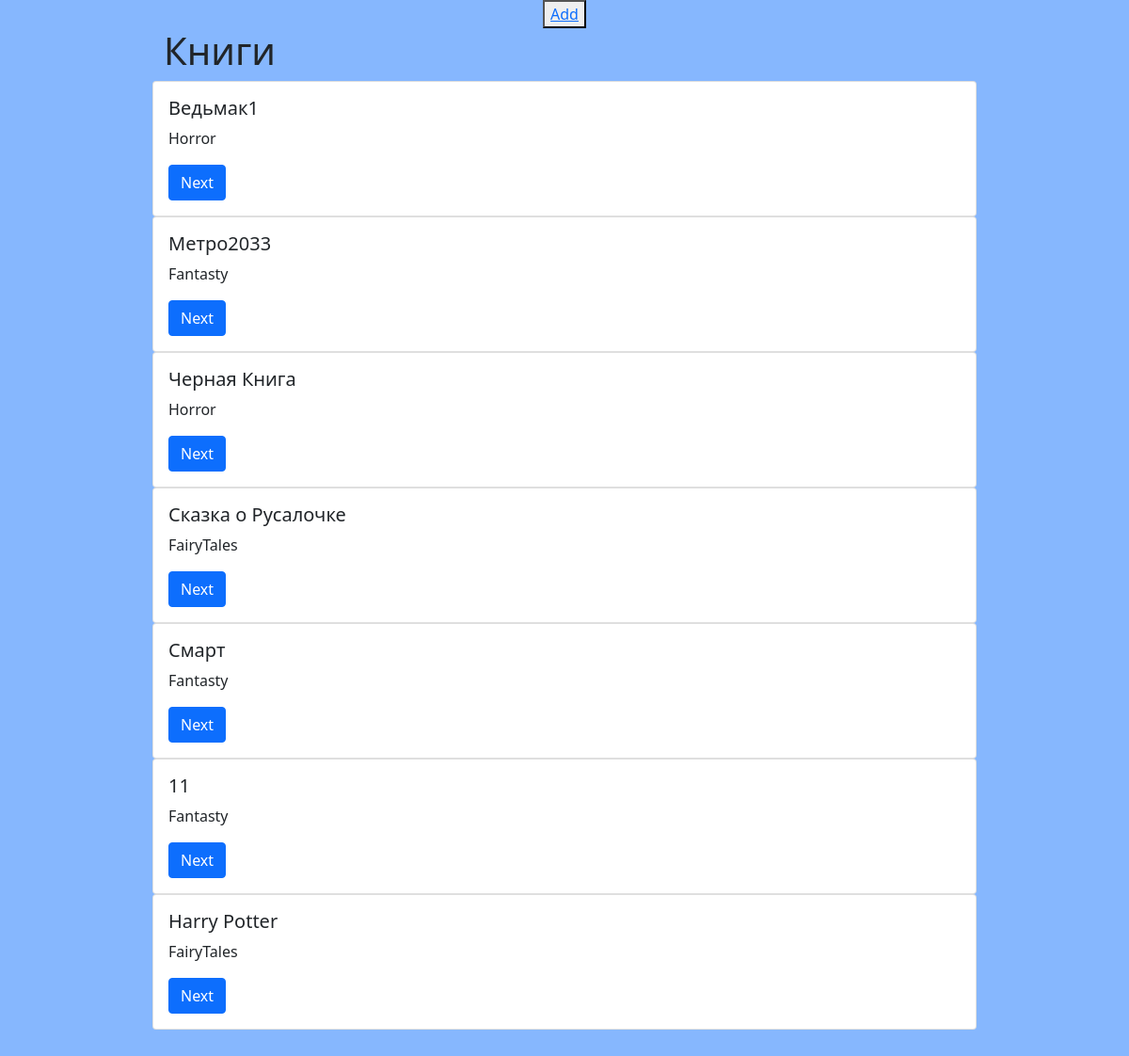
Page /books_lib/ on the committed database.
### library/models.py (models this page shows, shortened)
class BookCategory(models.Model):
    GENRE_CHOISE = (
        ('Detective', 'Detective'),
        ('Fantasty', 'Fantasty'),
        ('Horror', 'Horror'),
        ('Dramma', 'Dramma'),
        ('FairyTales', 'FairyTales')
    )
    title = models.CharField(max_length=100)
    descrip = models.TextField()
    image = models.ImageField(upload_to='')
    tom = models.IntegerField()
    genre = models.CharField(choices=GENRE_CHOISE, max_length=100)
    date_write = models.DateField(auto_now_add=True)

### library/views.py (the view)
# urls.py: path('books_lib/', views.BooksListView.as_view(), name ='book_lib_all'),
class BooksListView(generic.ListView):
    template_name = 'category_book.html'
    queryset = models.BookCategory.objects.all()
    def get_queryset(self):
        return models.BookCategory.objects.all()

### templates/category_book.html (shortened to what this page needs)
<!DOCTYPE html>
{% load static %}
<html lang="en">
<head>
    <link rel="stylesheet" href="{% static 'css/bootstrap.css/' %}" />
</head>
<body>
<center><button type="button"><a href="/add-books/">Add</a></button></center>
<div class="container c_v">
    <h1 class="container">Книги</h1>
        {% for i in object_list %}
            <div class="card">
  <div class="card-body">
    <h5 class="card-title">{{ i.title }}</h5>
    <p class="card-text">{{ i.genre }}</p>
    <a href="/book_lib/{{ i.id }}/" class="btn btn-primary">Next</a>
  </div>
</div>
        {% endfor %}
</div>
</body>
</html>

### templates/category_book.html (style rules this page uses)
body { background-color: #86b7fe; }
.c_v { max-width: 900px; margin-bottom: 40px; }

### rows in the picture
BookCategory: title "Ведьмак1", genre "Horror"
BookCategory: title "Метро2033", genre "Fantasty"
BookCategory: title "Черная Книга", genre "Horror"
BookCategory: title "Сказка о Русалочке", genre "FairyTales"
BookCategory: title "Смарт", genre "Fantasty"
BookCategory: title "11", genre "Fantasty"
BookCategory: title "Harry Potter", genre "FairyTales"
